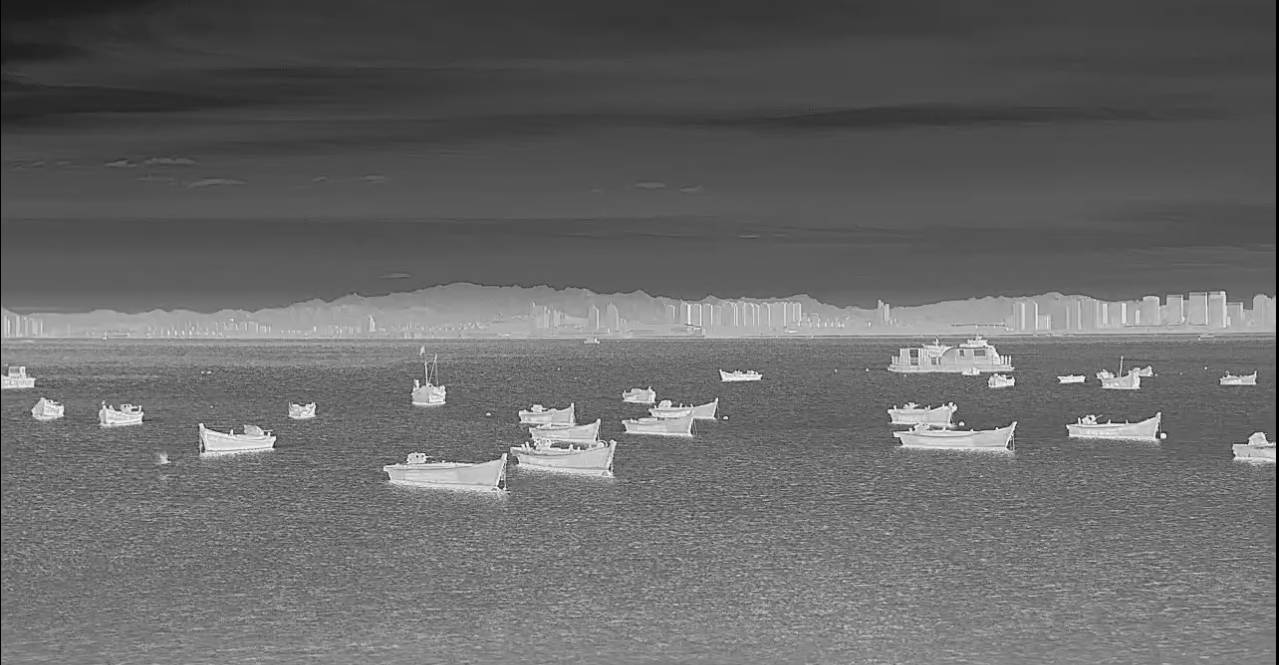
#> input picture boat-1.jpg, 1279 x 665 px
$ python find_centers_remove_hort.py
#> lines starting #> are read from the running program, lines starting #| are printed output that depends on the picture; after the words box and inside, x2 and y2 are one past the last pixel; in counts of white or black regions, pixels touching at a corner belong together
import cv2
import numpy as np

def find_centers_from_threshold(thresh, min_area, max_area):
    # Find contours
    contours, _ = cv2.findContours(thresh, cv2.RETR_EXTERNAL, cv2.CHAIN_APPROX_SIMPLE)

    centers = []
    for contour in contours:
        # Calculate area of each contour
        area = cv2.contourArea(contour)
        if min_area < area < max_area:
            # Calculate centroid of each contour
            M = cv2.moments(contour)
            if M["m00"] != 0:
                cX = int(M["m10"] / M["m00"])
                cY = int(M["m01"] / M["m00"])
                centers.append((cX, cY))
    return centers

# Read the original image
original_image = cv2.imread('boat-1.jpg', cv2.IMREAD_GRAYSCALE)
#> original_image is the input picture: shape (665, 1279); min 0, max 255, mean 104.1

# Apply thresholding
_, thresh_image = cv2.threshold(original_image, 150, 255, cv2.THRESH_BINARY)
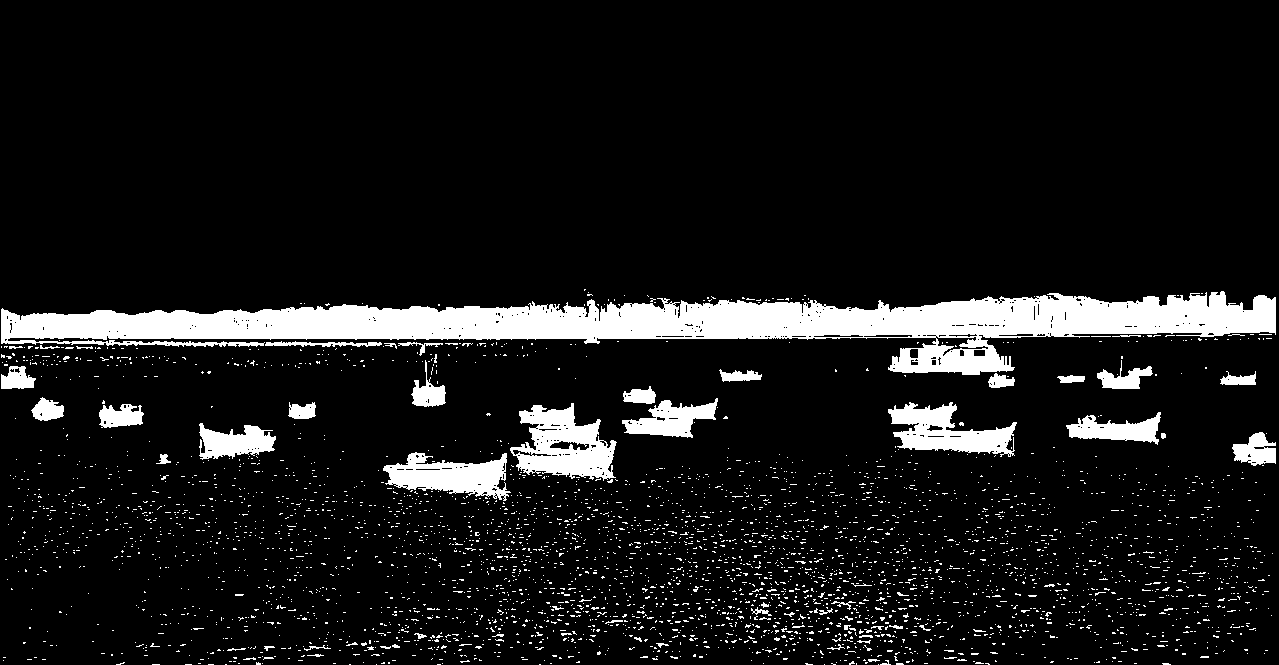
#> thresh_image: shape (665, 1279); 9.5% white; 3721 white regions (3653 under 20 px)

# Define minimum and maximum area thresholds
min_area_threshold = 250  # Adjust as needed
max_area_threshold = 5000  # Adjust as needed

# Find centers of boats from thresholded image
centers = find_centers_from_threshold(thresh_image, min_area_threshold, max_area_threshold)
#> in find_centers_from_threshold, `contours, _ = cv2.findContours(thresh, cv2.RETR_EXTERNAL, cv2.CHAIN_AP..`: contours = 3718 contours, 3693 with area under 20; largest, box (x1, y1, x2, y2) and area: (1, 291, 1276, 375) 43674, (510, 403, 617, 481) 4888, (888, 402, 1017, 457) 3420, (383, 452, 511, 501) 3347, (622, 398, 718, 438) 1864
#> the loop in find_centers_from_threshold, `for contour in contours:` made 3718 passes
#> (area, cX, cY) on passes 3407, 3436, 3439, 3447, 3450, 3451, 3452, 3453, 3455, 3456, 3458, 3476: (3347, 449, 475), (890, 1255, 450), (1618, 234, 442), (1523, 1115, 429), (715.5, 119, 416), (4888, 563, 445), (3419.5, 946, 431), (317.5, 301, 411), (1864.5, 670, 419), (473, 46, 410), (362.5, 639, 395), (264, 1238, 379)
#> after the loop in find_centers_from_threshold, `for contour in contours:`: centers = [(449, 475), (1255, 450), (234, 442), (1115, 429), (119, 416), (563, 445), (946, 431), (301, 411), (670, 419), (46, 410), (639, 395), (1238, 379), (739, 375), (16, 378), (1123, 378), (428, 394), (320, 343)]

# Convert the thresholded image to BGR (to be able to draw red circles)
thresh_image_bgr = cv2.cvtColor(thresh_image, cv2.COLOR_GRAY2BGR)
#> thresh_image_bgr: shape (665, 1279, 3); 9.5% white; 3721 white regions (3653 under 20 px), largest, box (x1, y1, x2, y2) and area: (1, 291, 1276, 375) 44386, (510, 403, 617, 481) 4741, (888, 402, 1017, 457) 3584

# Draw circles on thresholded image
for center in centers:
    cv2.circle(thresh_image_bgr, center, 5, (0, 0, 255), -1)
#> this loop made 17 passes
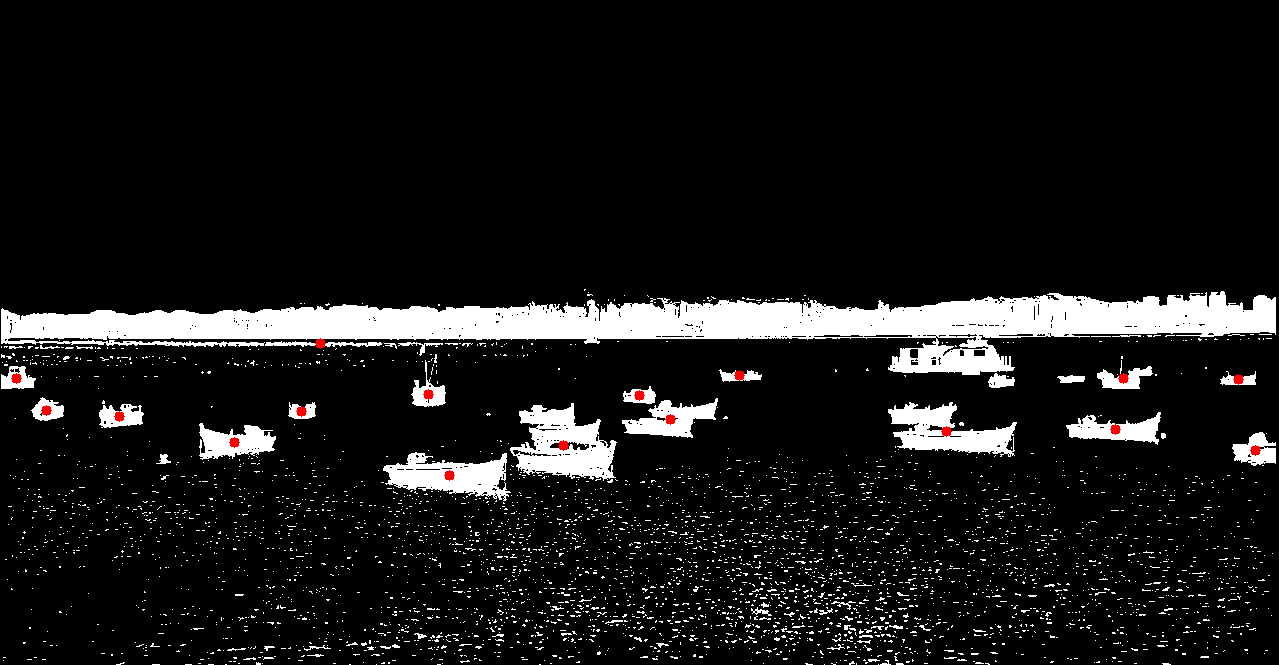
#> thresh_image_bgr: shape (665, 1279, 3); mean B, G, R 23.9, 23.9, 24.3

# Save the modified image to file
cv2.imwrite('boat_centers_max250.png', thresh_image_bgr)

# Display the results
cv2.imshow('Boat Centers', thresh_image_bgr)
cv2.waitKey(0)
cv2.destroyAllWindows()
